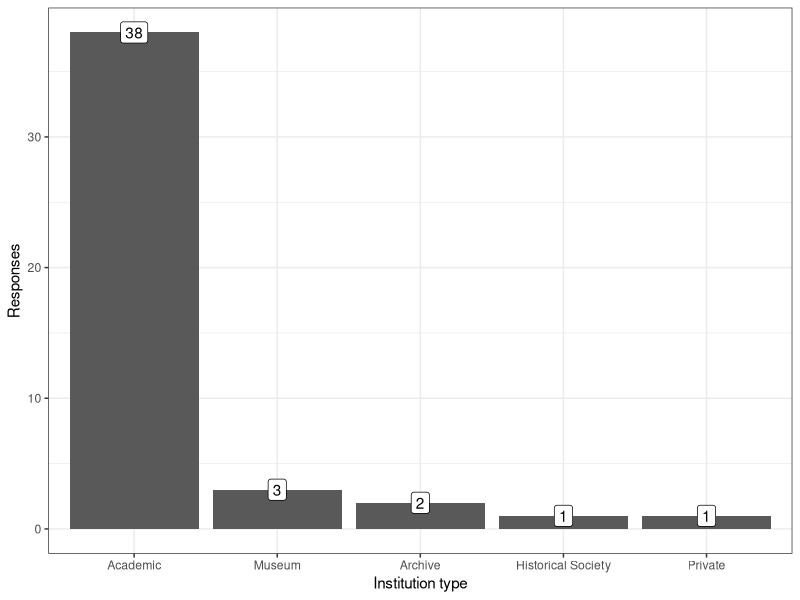
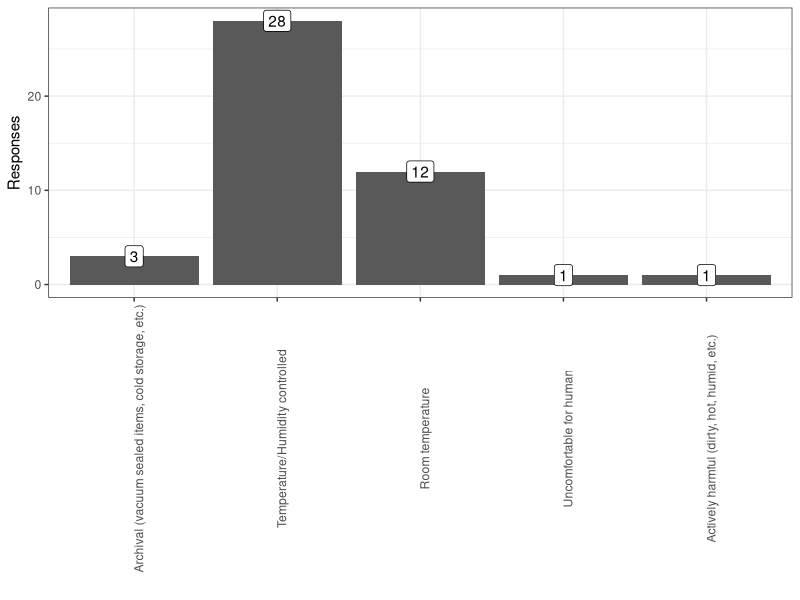
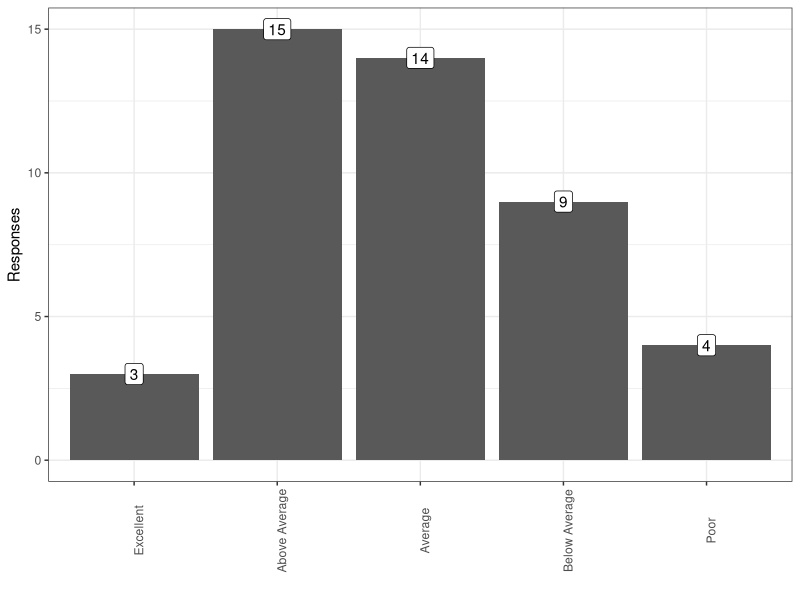
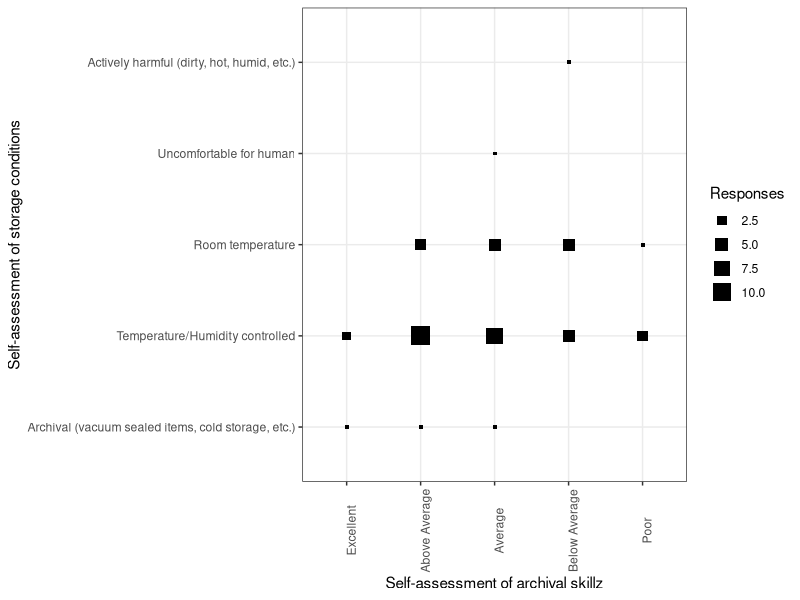

Write R code to recreate these figures, in order.
## ---- chunk 1
knitr::opts_chunk$set(echo=F,message=F,error=T)
## ---- chunk 2
library(tidyverse)
library(ggrepel)
library(ComplexHeatmap)
library(circlize)
## ---- chunk 3
raw_datar <- read_csv("survey_data_2019.csv" ,
    col_names=c(
        "Key","State","InstitutionType","TotalItems",
        "StorageConditions",
        "Unstructured_StorageHistory",
        "Unstructured_CompletionEstimate",
        "PercentDigitizedBeforeUnplayable",
        "PracticeSelfAssesment",
        "Percentage_Open_Reel_Video","Percentage_U-Matic","Percentage_Betamax",
        "Percentage_VHS_&_S-VHS","Percentage_Betacam_&_Betacam_SP",
        "Percentage_Video_8_&_Hi8","Percentage_D2","Percentage_D3",
        "Percentage_DVCAM","Percentage_MiniDV","Percentage_DVCPro",
        "Percentage_Digital_8","Percentage_Open_Reel_Audio",
        "Percentage_Compact_Cassette","Percentage_Microcassette",
        "Percentage_DAT","Percentage_DTRS","Percentage_F-1","Percentage_DCC",
        "Percentage_8-Track","Percentage_Other"),
    skip=1
    ) %>%
    mutate(PercentDigitizedBeforeUnplayable=sub("%","",
            PercentDigitizedBeforeUnplayable)
        )

all_responses <- raw_datar

risk_factors <- read_tsv("risk_assesment.tsv") %>%
    mutate(Risk=factor(Risk,
            levels=c("Low","Moderate","High","Very High","Extremely High")
        )   ) %>%
    {setNames(.$Risk,.$Format)}
## ---- chunk 4
all_responses %>%
    {
    ggplot(.)+theme_bw()+
    aes(x=InstitutionType)+
    geom_bar()+
    scale_x_discrete(limits=names(sort(table(.$InstitutionType),decreasing=T)))+
    geom_label(aes(label=..count..,y=..count..),stat="count")+
    xlab("Institution type")+
    ylab("Responses")
    }
## ---- chunk 5
all_responses %>%
    filter(!is.na(StorageConditions)) %>%
    {
    ggplot(.)+theme_bw()+
    aes(x=StorageConditions)+
    geom_bar()+
    scale_x_discrete(limits=c(
            "Archival (vacuum sealed items, cold storage, etc.)",
            "Temperature/Humidity controlled",
            "Room temperature",
            "Uncomfortable for human",
            "Actively harmful (dirty, hot, humid, etc.)"
            )
        )+
    geom_label(aes(label=..count..,y=..count..),stat="count")+
    theme(axis.text.x=element_text(angle=90))+
    xlab("")+
    ylab("Responses")
    }
## ---- chunk 6
all_responses %>%
    filter(!is.na(PracticeSelfAssesment)) %>%
    {
    ggplot(.)+theme_bw()+
    aes(x=PracticeSelfAssesment)+
    geom_bar()+
    scale_x_discrete(limits=c(
            "Excellent",
            "Above Average",
            "Average",
            "Below Average",
            "Poor"
            )
        )+
    geom_label(aes(label=..count..,y=..count..),stat="count")+
    theme(axis.text.x=element_text(angle=90))+
    xlab("")+
    ylab("Responses")
    }
## ---- chunk 7
all_responses %>%
    filter(!is.na(PracticeSelfAssesment)) %>%
    filter(!is.na(StorageConditions)) %>%
    {
    ggplot(.)+theme_bw()+
    aes(x=PracticeSelfAssesment,y=StorageConditions)+
    stat_bin2d(geom="point",aes(size=..count..),shape=15)+
    guides(fill=F)+
    scale_x_discrete(limits=c(
            "Excellent",
            "Above Average",
            "Average",
            "Below Average",
            "Poor"
            )
        )+
    scale_y_discrete(limits=c(
            "Archival (vacuum sealed items, cold storage, etc.)",
            "Temperature/Humidity controlled",
            "Room temperature",
            "Uncomfortable for human",
            "Actively harmful (dirty, hot, humid, etc.)"
            )
        )+
    scale_size("Responses")+
    theme(axis.text.x=element_text(angle=90))+
    xlab("Self-assessment of archival skillz")+
    ylab("Self-assessment of storage conditions")
    }
## ---- chunk 8

#
### Totals of format type and their obsolescence risk factor (JN)
#
#```{r,cache=T}
#totals_and_risks <- pdatar %>% filter(variable!="Total Items") %>%
#    group_by(variable) %>% summarize(Total=sum(value,na.rm=T)) %>%
#    arrange(Total) %>%
#    mutate(Format=factor(variable,levels=variable)) %>%
#    left_join(risk_factors,by="Format") %>%
#    select(-Quantity)
#
#totals_and_risks
#```
#
#```{r,fig.height=9,fig.width=9,cache=T}
#g<- totals_and_risks%>%
#    filter(Total>0,!is.na(Risk))%>%
#    ggplot()+theme_bw()+
#    aes(x=Risk,y=Total)+
#    theme(axis.text.x=element_text(angle=90))+
#    geom_label_repel(aes(label=Format))+
#    ylab("Total items across survey")+
#    xlab("")+
#    ggtitle("Total counts of high risk magnetic media")
#g
#```
#
### Estimated Number of Each Format
#
#```{r,fig.height=5,fig.width=7,cache=T}
#g <- pdatar %>%
#    mutate(variable=factor(variable,levels=arrange(totals_and_risks,-Total)$Format)) %>%
#    filter(variable!="Total Items")%>%
#    filter(value>0)%>%
#    ggplot()+theme_bw()+
#    geom_boxplot(outlier.alpha=0)+
#    geom_dotplot(binaxis="y",stackdir="center",dotsize=1.0,alpha=0.5,binwidth=0.05)+
#    aes(x=variable,y=value)+
#    scale_y_log10(breaks=c(10,100,1000,10000,1000000))+
#    theme(axis.text.x=element_text(angle=90))+
#    ylab("Estimated number of items in collection of that format")+
#    xlab("Format")
#g
#```
#
#This box plot mirrors what we've seen in that there are noticeable high
#quantities of VHS and open reel audio, but this makes it more apparent where
#there are instituions holding an skewed amount of a format type within their
#collection. It's clear that there are a lot of data points in VHS. Nearly all
#participating institutions have at least one VHS tape. On the other hand, there
#are only about four or five archives that need to deal with Digital 8.
#
#
#
#
#```{r,fig.height=5,fig.width=7,cache=T}
#g <- pdatar %>%
#    spread(variable,value) %>%
#    gather(variable,value,-`Institution-CollectionKey`,-`Total Items`) %>%
#    mutate(proportion=value/`Total Items`) %>%
#    mutate(variable=factor(variable,levels=arrange(totals_and_risks,-Total)$Format)) %>%
#    filter(variable!="Total Items")%>%
#    filter(proportion>0)%>%
#    ggplot()+theme_bw()+
#    geom_boxplot(outlier.alpha=0)+
#    geom_dotplot(binaxis="y",stackdir="center",alpha=0.5,binwidth=0.01)+
#    aes(x=variable,y=proportion)+
#    theme(axis.text.x=element_text(angle=90))+
#    ylab("Fraction of collection in that format")+
#    xlab("Format")
#g
#```
#
#```{r,cache=T}
#matrix_by_inst <- as.matrix(datar[,-c(1,2)])
#rownames(matrix_by_inst) <- datar[,1][[1]]
#cluster_inst <- hclust(dist(scale(matrix_by_inst))) 
#matrix_by_media <- t(as.matrix(datar[,-c(1,2)]))
#cluster_media <- hclust(dist(scale(matrix_by_media)))
#```
### Magnetic Media Collections by Region and Climate
#
#This chart will replace the original PCA charts. Instead, we will focus on the
#variability of institutions collections considering their geographic region,
#the region's climate properties (e.g. humidity, temp, etc.), and the reported
#environmental conditions of the archive itself. We might consider the quantity
#of each format according to region, but not sure how that will work or what
#results that will give us. 
#
#
#
#```{r,fig.height=9,fig.width=9,cache=T}
#
#heatmap_datar <- datar[complete.cases(datar[,-c(1,2)]),]
#
#valz <- log10(unlist(heatmap_datar[,-c(1,2)])+1)
#
#col_ann <- data.frame(Format=rownames(matrix_by_media)[cluster_media$order]) %>%
#    left_join(totals_and_risks,by="Format") %>% select(-variable) %>%
#    rename(`Total Items`=Total,`Format Risk`=Risk) %>%
#    select(-`Total Items`)
#rownames(col_ann) <- col_ann[[1]]
#col_ann <- col_ann %>% select(-Format)
#
#risk_annotation <- HeatmapAnnotation(
#    `Format Risk`=col_ann$`Format Risk`,
#    col=list(`Format Risk`=c(
#            `Extremely High`="#7b3294",`Very High`="#c2a5cf",
#            `High`="#a6dba0",`Moderate`="#008837"
#    )   )   )
#the_heatmap <- Heatmap(
#    log10(heatmap_datar[,-c(1,2)]+1),
#    top_annotation=risk_annotation,
#    col=colorRamp2(
#        c(min(valz),median(valz),max(valz)),
#        c("#ffffff", "#fefefe", "#000000")
#        ),
#    heatmap_legend_param = list(
#        title="Item counts", 
#        at=log10(c(10+1,1000+1,1e4+1,5e4+1)),
#        labels=c(10,1000,1e4,5e4),
#        legend_height = unit(6, "cm"),
#        heatmap_legend_side="bottom"
#        )
#    )
#ht_list <- the_heatmap 
#g <- draw(ht_list, heatmap_legend_side = "right", annotation_legend_side = "right")
#g
#
#png("heatmap.png")
#g
#dev.off()
#```
#
#
#```{r pheatmap,echo=F,eval=F}
##library(pheatmap)
##row_ann <- data.frame(
##    Collection=str_c("C_",as.character(rownames(matrix_by_inst)[cluster_inst$order]))
##    )
##rownames(row_ann) <- as.character(row_ann[[1]])
##
##col_ann <- data.frame(Format=rownames(matrix_by_media)[cluster_media$order]) %>%
##    left_join(totals_and_risks,by="Format") %>% select(-variable) %>%
##    rename(`Total Items`=Total,`Format Risk`=Risk) %>%
##    select(-`Total Items`)
##rownames(col_ann) <- col_ann[[1]]
##col_ann <- col_ann %>% select(-Format)
##count_palette <- c("#FFFFFF",
##    colorRampPalette((RColorBrewer::brewer.pal(n=7,name="YlGnBu")))(99)
##    )
##
##g <- pheatmap( log10(heatmap_datar[,-c(1,2)]+400),
##    color=count_palette,
##    correlation_distance_rows="pearson",
##    correlation_distance_cols="pearson",
##    legend_breaks=log10(c(10,100,1000,3000,1e4,2.5e4,5e4)),
##    legend_labels=c(10,100,1000,3000,1e4,2.5e4,5e4),
##    cluster_rows=cluster_inst,
##    cluster_cols=cluster_media,
##    show_rownames=F,show_colnames=T,
##    #annotation_row=row_ann,
##    annotation_col=col_ann,
##    annotation_legend=T)
##g
#```
#
### Final Overview Heat Map
#
#
#This heat map illustrates an aggregation of the above charts and graphs. The
#hierarchical clustering shows how each format is related or unrelated
#considering the factors of obsolesence risk and quantity held within
#participating archives' collections. At the top of the chart, there are two
#major goups: (1) VHS, open reel audio, and compact cassettes, and (2) all other
#formats. This distinction is from the quantity that instutions hold, in that
#group 1 is more likely to have a higher quantity than group 2. From quantity
#and risk factor, there is a noticeable relationship with Betacam and u-matic.
#This suggests that if an archive carries of one of these format types, they are
#likely to also have the latter in their collection. This further leads to the
#idea that training or programming for Betacam and U-matic together could be an
#efficient approach to dealing with those collections.
#
#
#
## Supplemental
#
### PCA of media format
#
#What major patterns of variation amongst formats are seen, with respect to their
#inventory in different institutions?
#
#```{r pca_media,cache=T}
#pca_media <- prcomp(t(matrix_by_media[apply(matrix_by_media,1,sum)>0,]),center=T,scale=T)
#
#media_pca_plot <- pca_media$rotation %>% 
#    {bind_cols(tibble(Format=rownames(.)),as.tibble(.))} %>%
#    select(Format,PC1,PC2,PC3,PC4,PC5,PC6) %>% 
#    ggplot()+theme_bw()+
#    aes(label=Format)+
#    geom_label_repel()
#media_pca_plot + aes(x=PC1,y=PC2)
#media_pca_plot + aes(x=PC3,y=PC4)
#media_pca_plot + aes(x=PC5,y=PC6)
#```
#
### PCA of media format
#
#What major patterns of variation amongst formats are seen, with respect to their
#inventory in different institutions?
#
#```{r pca_inst,cache=T}
#pca_inst <- prcomp(t(matrix_by_inst[apply(matrix_by_inst,1,sum)>0,] ),center=T,scale=T)
#
#inst_pca_plot <- pca_inst$rotation %>% 
#    {bind_cols(tibble(Format=rownames(.)),as.tibble(.))} %>%
#    select(Format,PC1,PC2,PC3,PC4,PC5,PC6) %>% 
#    ggplot()+theme_bw()+
#    aes(label=Format)+
#    geom_label_repel()
#inst_pca_plot + aes(x=PC1,y=PC2)
#inst_pca_plot + aes(x=PC3,y=PC4)
#inst_pca_plot + aes(x=PC5,y=PC6)
#```
